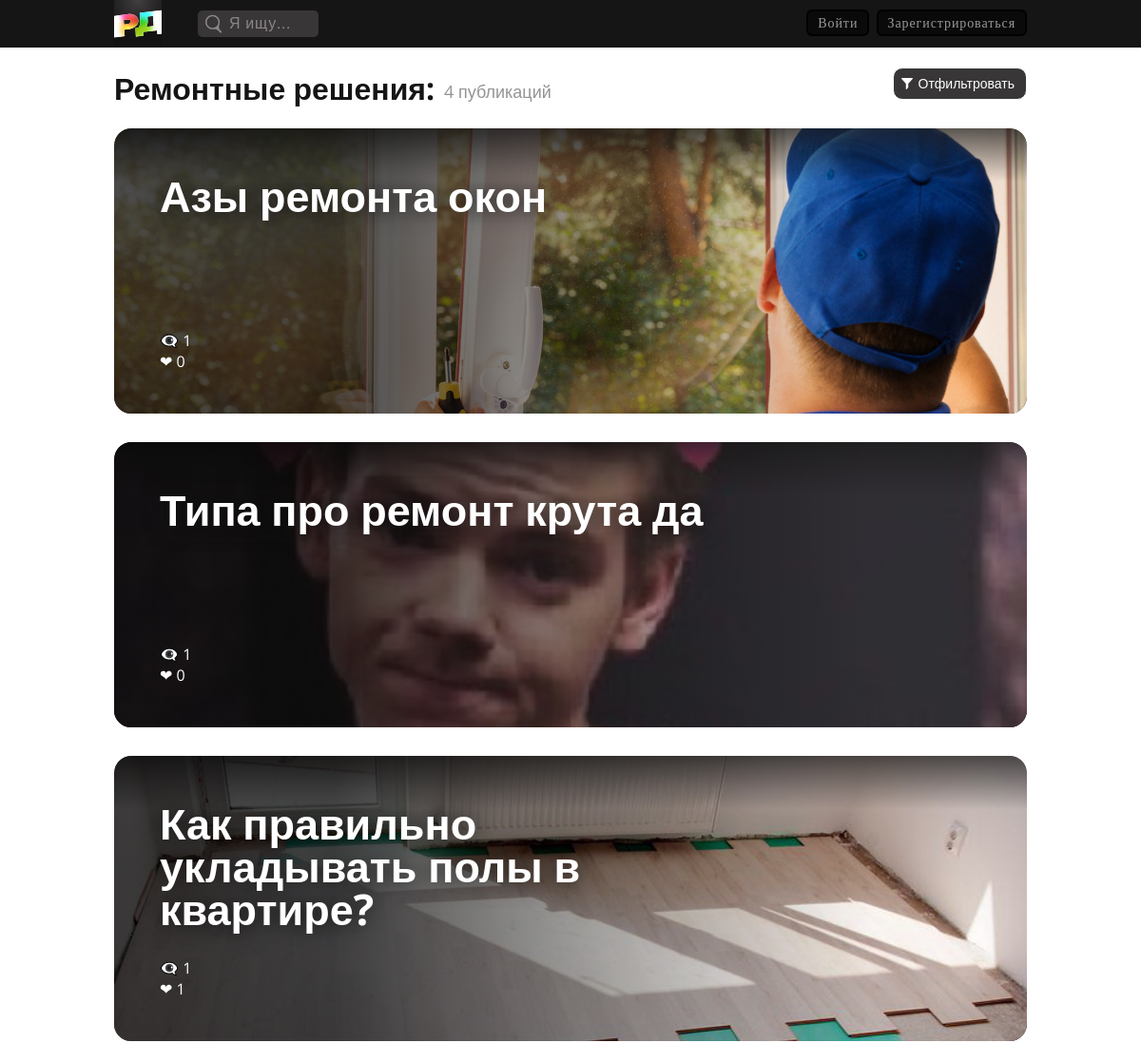
The app's page /repairs/ (upper part), older data.
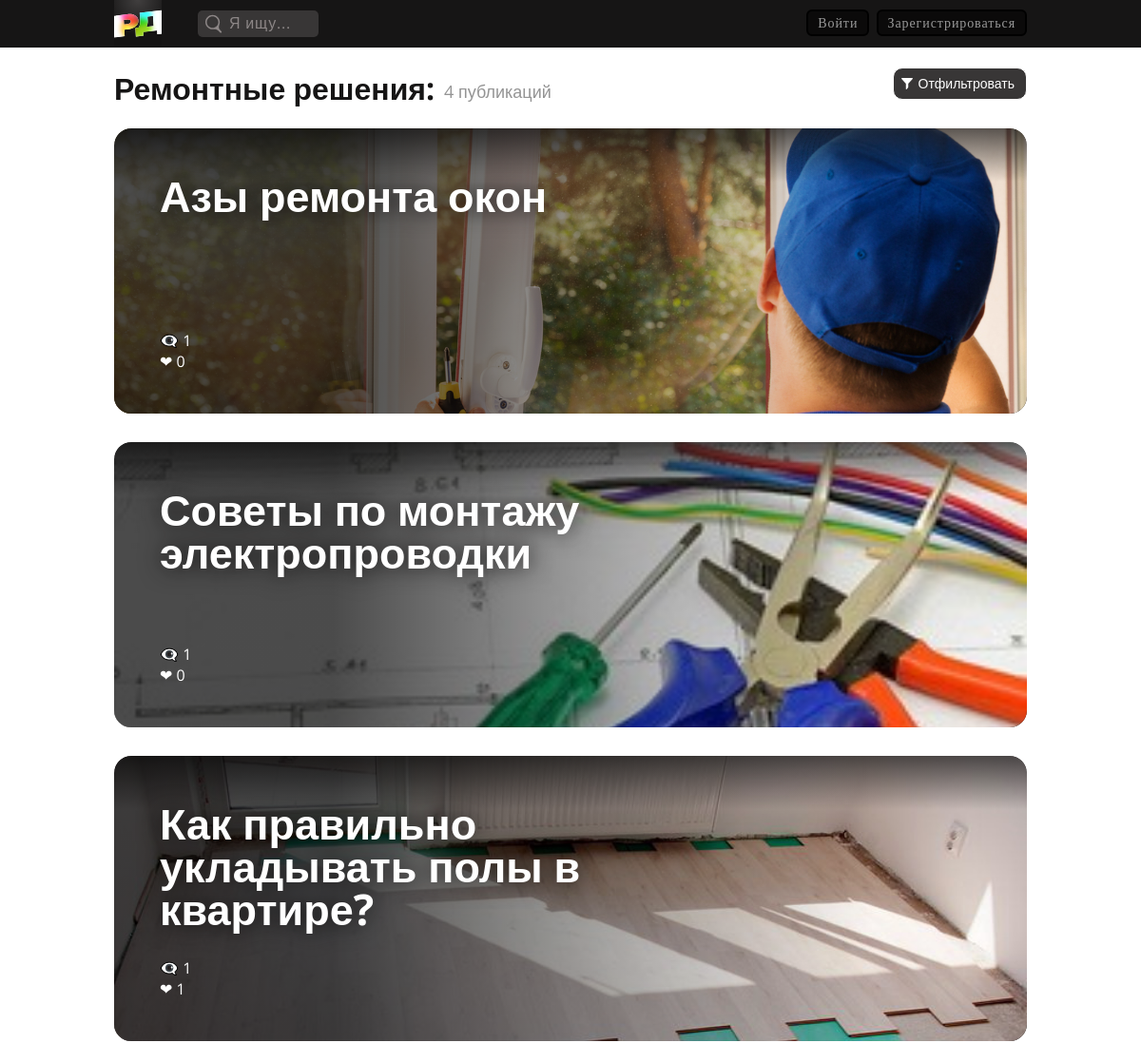
The same page, newer data.
### publicationapp/models.py (models this page shows, shortened)
class Publication(models.Model):
    title = models.CharField(max_length=135, verbose_name='Заголовок публикации')
    type = models.ForeignKey('PubTypes', on_delete=models.CASCADE, default=0, verbose_name='Вид публикации', blank=False)
    preview = models.FileField(max_length=200, upload_to='pub_media', validators=[FileExtensionValidator(['mp4', 'mov', 'png', 'jpg', 'jpeg', 'gif'])], verbose_name='Превью')
    content = RichTextUploadingField(blank=True, null=True, verbose_name='Контент', default='')
    author = models.ForeignKey(settings.AUTH_USER_MODEL, on_delete=models.SET_NULL, null=True, verbose_name='Автор')
    pushed = models.DateTimeField(auto_now_add=True, verbose_name='Дата и время публикации')
    tags = models.ManyToManyField('Tag', verbose_name='Теги публикции')
    cost_min = models.FloatField(validators=[MinValueValidator(0.0)], blank=True, default=0, verbose_name='бюджет от')
    cost_max = models.FloatField(validators=[MinValueValidator(0.0)], blank=True, default=1, verbose_name='бюджет до')
    shared_count = models.IntegerField(default=0, verbose_name='"Поделиться" нажато раз')
    class Meta:
        verbose_name = 'Публикация'
        verbose_name_plural = 'Публикации'
        ordering = ('-pushed',)
    @property
    def seen_count(self):
        return SeenPubs.objects.filter(pub=self.id).count()
    @property
    def saved_count(self):
        return SavedPubs.objects.filter(pub=self.id).count()

### publicationapp/views.py (the view, shortened to what this page needs)
# urls.py: path('repairs/', publicationapp.RepairsWatch.as_view(), name='repairs'),
class RepairsWatch(ListView):
    model = Publication
    template_name = 'publicationapp/repairs.html'
    context_object_name = 'pubs'
    def get_queryset(self):
        pubs = filter_pubs(self.request.GET, self.request) if self.request.method == 'GET' and 'to_filter' in self.request.GET else list(Publication.objects.filter(type=11))
        return pubs
    def get_context_data(self, **kwargs):
        user = self.request.user
        context = super(RepairsWatch, self).get_context_data(**kwargs)
        tag_categories = TagCategory.objects.filter(pub_type=11)
        tags = Tag.objects.filter(category__in=tag_categories)
        selected_filters = self.request.GET if self.request.method == 'GET' and 'to_filter' in self.request.GET else {}
        context.update({
            'pubs_count': len(context['pubs']),
            'tags': tags,
            'tag_categories': tag_categories,
            'selected_filters': selected_filters,
        })
        return context

### publicationapp/templates/publicationapp/repairs.html (shortened to what this page needs)
{% extends 'mainapp/base.html' %}
{% block css %}
  <link rel="stylesheet" href="/static/lib\css\style_hello_user.css">
  <link rel="stylesheet" href="/static/lib\css\style_header.css">
  <link rel="stylesheet" href="/static/lib\css\style_footer.css">
  <link rel="stylesheet" href="/static/lib\css\style_watch_designs.css">
  <link rel="stylesheet" href="/static/lib\css\style_watch_repairs.css">
  <link rel="stylesheet" href="/static/lib\css\style_filter.css">
{% endblock %}
{% block content %}
  <div class="page_title" {% if not pubs %} style="margin-top: 15%; align-content: flex-start; align-items: flex-start; flex-direction: column;" {% endif %}>
    {% if pubs %}
      <p class="title_p">Ремонтные решения:</p>
      <p class="count_pubs">{{ pubs_count }} публикаций</p>
    {% else %}
      <p class="title_p">Не нашлось ни одной публикации...</p>
      <p class="count_pubs" style="width: 65%; line-height: 25px;">Попробуйте поменять критерии фильтра, или сходить погулять и прийти попозже – возможно, будут опубликованы новые публикации, и как раз под Ваши критерии фильтра :)</p>
    {% endif %}
  </div>
  <div class="pubs_container" {% if not pubs %} style="height: 500px" {% endif %}>
    {% for pub in pubs %}
        <div class="pub_one repair" id="{{ pub.id }}">
          <div class="img_from_pub">
            <div class="image_div" style="background: url({{ pub.preview.url }}) no-repeat; background-size: cover; background-position: center;"></div>
            <div class="img_black_gradient"> </div>
          </div>
          <div class="pub_info">
            <p class="pub_title before_slides_ten">{{pub.title}}</p>
            <p class="pub_stats">👁‍🗨 {{ pub.seen_count }}<br>
                                 ❤  {{ pub.saved_count }} </p>
          </div>
        </div>
      {% endfor %}
  </div>
	<div class="filter_and_gradient">
		<div class="filter_and_gradient_container">
		  <button class="filter_button button_and_submit__without__bgn_and_border">
			<div class="filter">
			  <div class="filter_btn">
				<img class="filter_logo dont_close_on_click" src="/static/sources/SVG/filter_logo.svg" alt="">
				<p class="filter_p dont_close_on_click">Отфильтровать</p>
			  </div>
			</div>
		  </button>
		</div>
	  </div>
{% endblock %}

### mainapp/templates/mainapp/base.html (shortened to what this page needs)
<!DOCTYPE html>
<html lang="ru">
<head>
    {% block css %}
    {% endblock %}
</head>
{% block bodystyle %}
<body>
{% endblock %}
  {% block header %}
    <div class="header_bg">
      <div class="header">
          <a href="/">
            <div class="logo_mini"></div>
          </a>
          <div class="header_search">
            <img src="/static/sources/SVG/search.svg" alt="">
            <form class="" action="{% url 'search' %}" method="get">
                <input type="text" name="search_input" value="" placeholder="Я ищу...">
            </form>
          </div>
          {% if user.is_authenticated %}
            <div class="user_logged_in">
              <div class="header_content">
                <a href="{% url 'repairs' %}" class="not_heart">Ремонт</a>
                <a href="{% url 'designs' %}" class="not_heart">Дизайн</a>
                <a href="{% url 'lifehacks' %}" class="not_heart">Лайфхаки</a>
                <a href="{% url 'saved' %}" class="saved_heart"><p>Избранное</p><img src="/static/sources/SVG/heart.svg" alt=""></a>
              </div>
              <div class="role_buttoms">
                {% if user.role.id == 3 or user.role.id == 4 %}
                  <a href="{% url 'admin_mine:main' %}" class="super_admin_panel" title="Нажмите, чтобы открыть администрирование"></a>
                {% endif %}
                {% if user.role.id == 2 or user.role.id == 4 %}
                  <a href="{% url 'pub:create_new' %}" class="create_new_pub" title="Нажмите, чтобы создать публикацию"></a>
                {% endif %}
              </div>
              <div class="avatar_and_notifications">
                  <div class="avatar_container">
                      <button class="avatar_btn">
                          <div class="avatar_options_mini">
                              <div class="account_img"><img src="{{ user.photo.url }}" style="width:40px; height:40px;"></div>
                              <p class="avatar_options_mini_p" title="{{ user.username }}">{{ user.username }}</p>
                              <img class="avatar_triangle" src="/static/sources/SVG/avatar-triangle.svg" alt="">
                          </div>
                      </button>
                      <div id="avtr_optns" class="avatar_options">
                          <a href="{% url 'auth:one' pk=user.id %}"><span class="icon account"></span>Мой профиль</a>
                          <a href="{% url 'auth:settings' pk=user.id %}"><span class="icon settings"></span>Настройки</a>
                          <a href="{% url 'send_to_support' %}"><span class="icon support"></span>Поддержка</a>
                          <a href="{% url 'logout' %}"><span class="icon exit"></span>Выйти</a>
                      </div>
                  </div>
                  <div class="notifications_container">
                      <button class="notifications_btn" onclick="open_noti({{ user.id }})">
                          <div class="notifications_mini">
                              <div class="noti_logo"></div>
                              {% if user.new_noties_count %}
                                {% if user.new_noties_count <= 99 %}
                                  <p class="notifications_mini_p">{{ user.new_noties_count }}</p>
                                {% else %}
                                  <p class="notifications_mini_p">99+</p>
                                {% endif %}
                              {% else %}
                                <p style="display: none;" class="notifications_mini_p">99+</p>
                              {% endif %}
                          </div>
                      </button>
                      <div class="notifications_opened">
                        {% if user.noties_count > 0 %}
                          <div class="last_noti">
                            <p class="title_notifications_opened">Уведомления:</p>
                            {% if user.noties_new %}
                              <p class="title_seen_notifications_opened" style="padding-top: 0px;">Новые:</p>
                              {% for nn in user.noties_new %}
                                <div class="notification_one noti_new">
                                  <div class="preview_and_icon">
                                    <div class="noti_one_logo" style="background: url({{ nn.get_preview }}) no-repeat; background-size: cover; background-position: center;"></div>
                                    <div class="noti_one_icon" style="background: url({{ nn.icon.url }}) no-repeat; background-size: 30px 30px; background-position: center;"></div>
                                  </div>
                                  <p class="content_noti" title="{{ nn.hover_text }}">{{ nn.content|safe }}</p>
                                  <div class="url_and_time">
                                    {% if nn.url %}
                                      <a href="{{ nn.url }}">{% if nn.url_text %}{{ nn.url_text }}{% else %}Открыть{% endif %}</a>
                                    {% endif %}
                                    <p class="when_happend_noti">{{ nn.when_happend }}</p>
                                  </div>
                                </div>
                              {% endfor %}
                            {% endif %}
                            {% if user.noties_old %}
                              <p class="title_seen_notifications_opened">Просмотренные:</p>
                              {% for nn in user.noties_old %}
                                <div class="notification_one noti_old">
                                  <div class="preview_and_icon">
                                    <div class="noti_one_logo" style="background: url({{ nn.get_preview }}) no-repeat; background-size: cover; background-position: center;"></div>
                                    <div class="noti_one_icon" style="background: url({{ nn.icon.url }}) no-repeat; background-size: 30px 30px; background-position: center;"></div>
                                  </div>
                                  <p class="content_noti" title="{{ nn.hover_text }}">{{ nn.content|safe }}</p>
                                  <div class="url_and_time">
                                    {% if nn.url %}
                                      <a href="{{ nn.url }}">{% if nn.url_text %}{{ nn.url_text }}{% else %}Открыть{% endif %}</a>
                                    {% endif %}
                                    <p class="when_happend_noti">{{ nn.when_happend }}</p>
                                  </div>
                                </div>
                              {% endfor %}
                              {% if user.all_noties_count < 5 %}
                                <p class="title_notifications_opened" style="color: gray; margin: 30px auto 0; text-align: center; width: 70%; font-size: 17px;">
                                  Пока что это все уведомления.
                                </p>
                                <p class="title_seen_notifications_opened" style="text-align: center; width: 80%; margin: 0 auto; font-size: 15px;">
                                  Попользуйтесь информационной системой, и вам в уведомлении что-нибудь да придёт :)
                                </p>
                              {% endif %}
                            {% endif %}
                          </div>
                        {% else %}
                          <p class="title_notifications_opened" style="color: gray; margin: 130px auto 0; text-align: center; width: 70%; font-size: 25px;">
                            Пока что у вас ни одного уведомления.
                          </p>
                          <p class="title_seen_notifications_opened" style="text-align: center; width: 80%; margin: 0 auto; font-size: 15px;">
                            Попользуйтесь информационной системой, и Вам в уведомлении что-нибудь да придёт :)
                          </p>
                        {% endif %}
                          <!-- <form class="more_notifications" action="more_notifications.py" method="post">
                            <button type="button" name="more_notifications" class="show_more_noti">Показать ещё</button>
                          </form> -->
                    </div>
                  </div>
              </div>
            </div>
          {% else %}
            <div class="user_didnt_log_in">
              <a href="{% url 'login' %}" class="btn_udli">Войти</a>
              <a href="{% url 'register' %}" class="btn_udli">Зарегистрироваться</a>
            </div>
          {% endif %}
      </div>
    </div>
  {% endblock %}
  {% block content %}
  {% endblock %}
</body>
</html>

Row changes from the older to the newer data that the page shows:
changed Publication: preview: a different picture; title "Типа про ремонт крута да" → "Советы по монтажу электропроводки"
